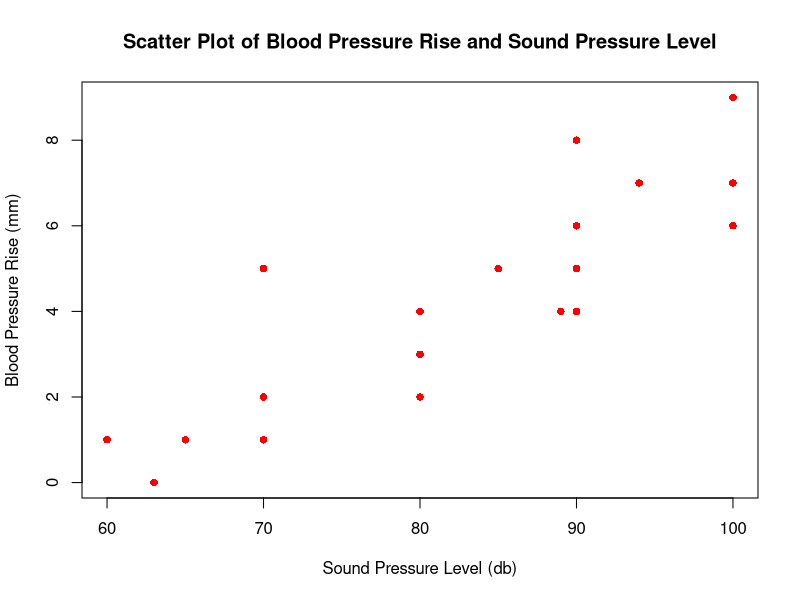
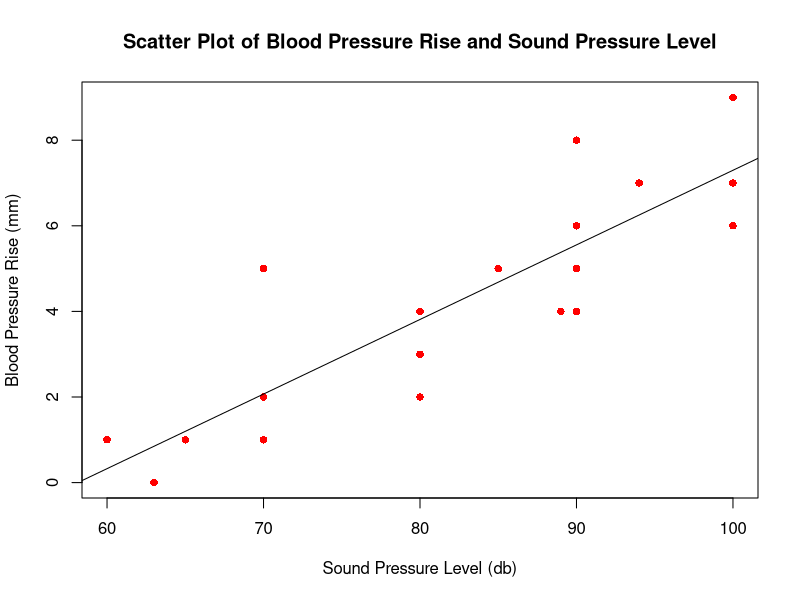

Write the R code that produced these figures, in order.
## ---- chunk 1
knitr::opts_chunk$set(echo = TRUE)
## ---- chunk 2
y <- c(1,	0,	1,	2,	5,	1,	4,	6,	2,	3,	5,	4,	6,	8,	4,	5,	7,	9,	7,	6)
 
x <- c(60,	63,	65,	70,	70,	70,	80,	90,	80,	80,	85,	89,	90,	90,	90,	90,	94,	100,	100,	100)

plot(x, y, pch = 16, cex = 1, col = "red", main = "Scatter Plot of Blood Pressure Rise and Sound Pressure Level", xlab = "Sound Pressure Level (db)", ylab = "Blood Pressure Rise (mm)")

## ---- chunk 3
plot(x, y, pch = 16, cex = 1, col = "red", main = "Scatter Plot of Blood Pressure Rise and Sound Pressure Level", xlab = "Sound Pressure Level (db)", ylab = "Blood Pressure Rise (mm)")

model <- lm(y ~ x)

model

abline(model)
## ---- chunk 4

deviance(model)

